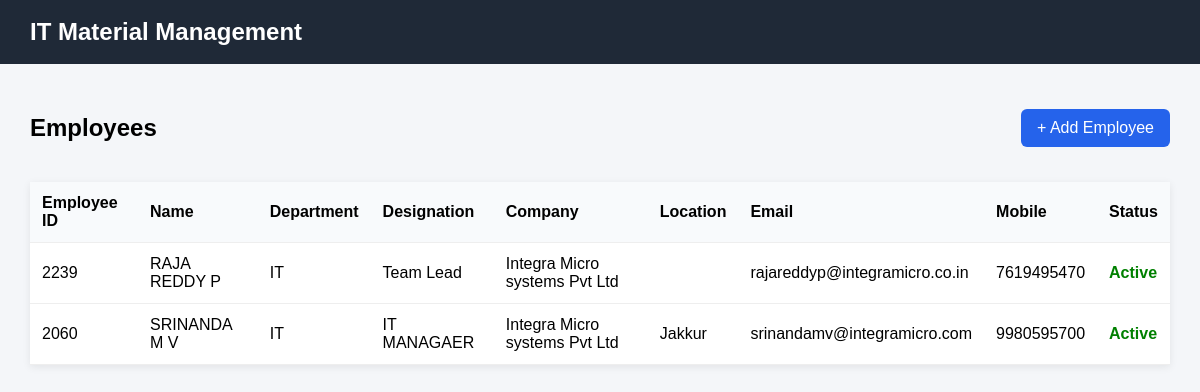
/employees/, run on the app's committed database.
### inventory/models.py (models this page shows, shortened)
class Employee(models.Model):
    STATUS_CHOICES = [
        ("ACTIVE", "Active"),
        ("INACTIVE", "Inactive"),
    ]
    employee_id = models.CharField(max_length=50, unique=True)
    employee_name = models.CharField(max_length=200)
    department = models.CharField(max_length=100, blank=True)
    designation = models.CharField(max_length=100, blank=True)
    company = models.CharField(max_length=200, blank=True)
    location = models.CharField(max_length=100, blank=True)
    email = models.EmailField(blank=True)
    mobile = models.CharField(max_length=20, blank=True)
    status = models.CharField(
        max_length=20,
        choices=STATUS_CHOICES,
        default="ACTIVE"
    )
    created_at = models.DateTimeField(auto_now_add=True)
    updated_at = models.DateTimeField(auto_now=True)

### inventory/views.py (the view)
def employee_list(request):
    employees = Employee.objects.all().order_by("employee_name")
    return render(
        request,
       "inventory/employee_list.html",
        {"employees": employees}
    )

### inventory/templates/inventory/employee_list.html (shortened to what this page needs)
<!DOCTYPE html>
<html>
<head>
</head>
<body>
<div class="header">
    IT Material Management
</div>
<div class="container">
    <div class="top">
        <h2>Employees</h2>
        <a href="{% url 'employee_add' %}" class="button">
            + Add Employee
        </a>
    </div>
    <table>
        <tr>
            <th>Employee ID</th>
            <th>Name</th>
            <th>Department</th>
            <th>Designation</th>
            <th>Company</th>
            <th>Location</th>
            <th>Email</th>
            <th>Mobile</th>
            <th>Status</th>
        </tr>
        {% for employee in employees %}
        <tr>
            <td>{{ employee.employee_id }}</td>
            <td>{{ employee.employee_name }}</td>
            <td>{{ employee.department }}</td>
            <td>{{ employee.designation }}</td>
            <td>{{ employee.company }}</td>
            <td>{{ employee.location }}</td>
            <td>{{ employee.email }}</td>
            <td>{{ employee.mobile }}</td>
            <td>
                {% if employee.status == "ACTIVE" %}
                    <span class="active">
                        Active
                    </span>
                {% else %}
                    <span class="inactive">
                        Inactive
                    </span>
                {% endif %}
            </td>
        </tr>
        {% empty %}
        <tr>
            <td colspan="9">
                No employees found.
            </td>
        </tr>
        {% endfor %}
    </table>
</div>
</body>
</html>

### inventory/templates/inventory/employee_list.html (style rules this page uses)
body { font-family: Arial, sans-serif; margin: 0; background: #f4f6f9; }
.header { background: #1f2937; color: white; padding: 18px 30px; font-size: 24px; font-weight: bold; }
.container { padding: 30px; }
.top { display: flex; justify-content: space-between; align-items: center; margin-bottom: 20px; }
.button { background: #2563eb; color: white; padding: 10px 16px; text-decoration: none; border-radius: 6px; }
table { width: 100%; background: white; border-collapse: collapse; box-shadow: 0 2px 8px rgba(0,0,0,.08); }
th, td { padding: 12px; border-bottom: 1px solid #eee; text-align: left; }
th { background: #f8fafc; }
.active { color: green; font-weight: bold; }

### data on the page
Employee: employee_id "2239", employee_name "RAJA REDDY P", department "IT", designation "Team Lead", company "Integra Micro systems Pvt Ltd", email "rajareddyp@integramicro.co.in", mobile "7619495470", status "Active"
Employee: employee_id "2060", employee_name "SRINANDA M V", department "IT", designation "IT MANAGAER", company "Integra Micro systems Pvt Ltd", location "Jakkur", email "srinandamv@integramicro.com", mobile "9980595700", status "Active"
